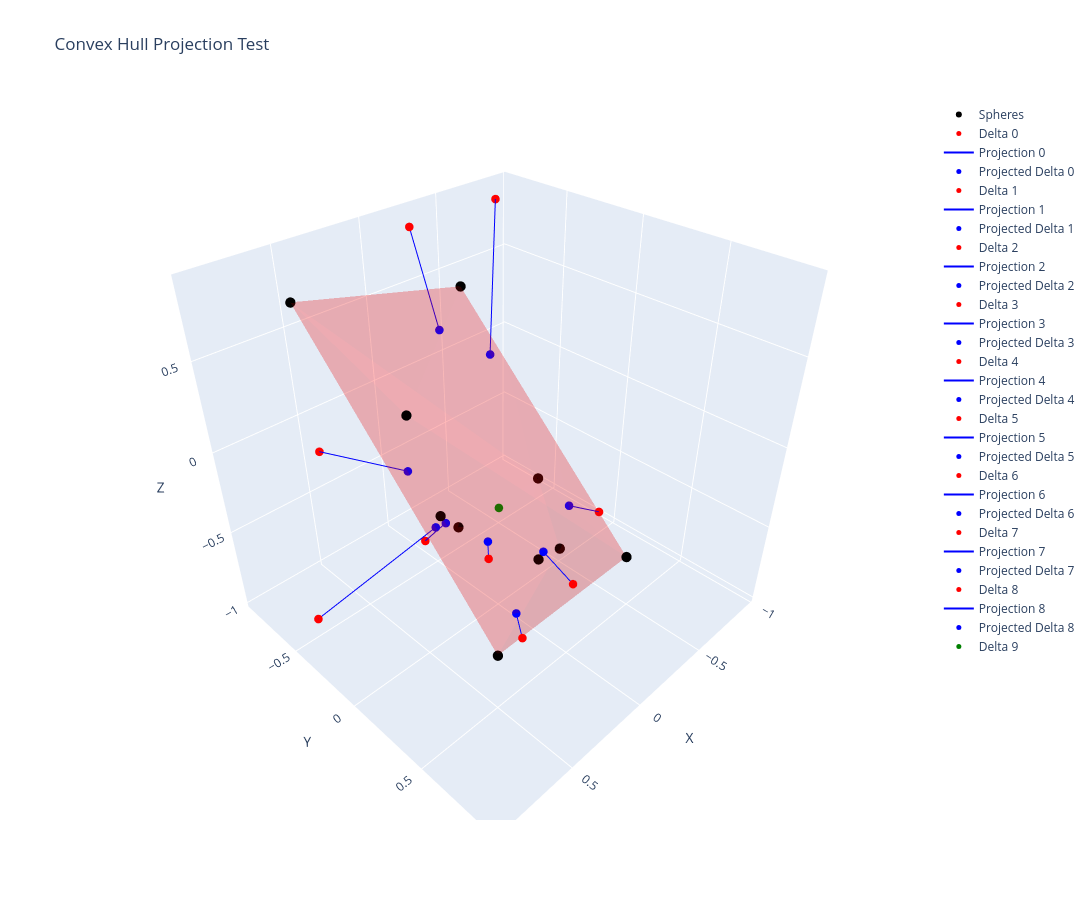

The notebook cell saved with this chart:
### Code cell
# Plot spheres, deltas, and projected points
fig = go.Figure()

# Plot sphere positions
fig.add_trace(go.Scatter3d(x=positions[:, 0], y=positions[:, 1], z=positions[:, 2],
                           mode='markers', marker=dict(size=6, color='black'), name='Spheres'))

# Compute and plot the convex hull
hull = ConvexHull(positions)

for simplex in hull.simplices:
    # Get the vertices of the current face (triangle)
    v0, v1, v2 = positions[simplex]
    
    # Create a face (triangle) for the convex hull
    fig.add_trace(go.Mesh3d(x=[v0[0], v1[0], v2[0]], y=[v0[1], v1[1], v2[1]], z=[v0[2], v1[2], v2[2]],
                           color='rgba(255, 0, 0, 0.3)', opacity=0.5, name="Convex Hull Face"))


# Plot deltas (red if outside, green if inside)
for i in range(num_deltas):
    color = 'green' if is_inside[i] else 'red'
    fig.add_trace(go.Scatter3d(x=[deltas[i, 0]], y=[deltas[i, 1]], z=[deltas[i, 2]],
                               mode='markers', marker=dict(size=5, color=color),
                               name=f'Delta {i}'))
    
    if not is_inside[i]:  # Only draw projections for outside points
        fig.add_trace(go.Scatter3d(x=[deltas[i, 0], projected_deltas[i, 0]],
                                   y=[deltas[i, 1], projected_deltas[i, 1]],
                                   z=[deltas[i, 2], projected_deltas[i, 2]],
                                   mode='lines', line=dict(color='blue', width=2),
                                   name=f'Projection {i}'))
        fig.add_trace(go.Scatter3d(x=[projected_deltas[i, 0]], y=[projected_deltas[i, 1]],
                                   z=[projected_deltas[i, 2]], mode='markers',
                                   marker=dict(size=5, color='blue'),
                                   name=f'Projected Delta {i}'))

fig.update_layout(title='Convex Hull Projection Test',
                  width=1100,
                  height=900,
                  scene=dict(xaxis_title='X', yaxis_title='Y', zaxis_title='Z'))
fig.show()

### Figure 1 — Plotly figure (JSON) as saved in the notebook; plotly's stock layout.template omitted (floating-point values rounded to 4 significant figures)
{"data": [{"marker": {"color": "black", "size": 6}, "mode": "markers", "name": "Spheres", "type": "scatter3d", "x": [0.0938, 0.1807, -0.1385, 0.5205, 0.7969, -0.188, 0.5636, -0.2757, -0.1432, -0.9534], "y": [0.8711, -0.2399, -0.3879, 0.5221, 0.3338, -0.5223, -0.754, 0.1909, 0.1593, -0.5899], "z": [-0.0787, -0.4406, 0.6889, -0.6294, 0.7076, -0.8974, 0.7169, -0.6782, -0.6917, -0.9735]}, {"color": "rgba(255, 0, 0, 0.3)", "name": "Convex Hull Face", "opacity": 0.5, "type": "mesh3d", "x": [0.5205, 0.5636, 0.7969], "y": [0.5221, -0.754, 0.3338], "z": [-0.6294, 0.7169, 0.7076]}, {"color": "rgba(255, 0, 0, 0.3)", "name": "Convex Hull Face", "opacity": 0.5, "type": "mesh3d", "x": [0.5205, 0.0938, 0.7969], "y": [0.5221, 0.8711, 0.3338], "z": [-0.6294, -0.0787, 0.7076]}, {"color": "rgba(255, 0, 0, 0.3)", "name": "Convex Hull Face", "opacity": 0.5, "type": "mesh3d", "x": [-0.1385, 0.5636, -0.9534], "y": [-0.3879, -0.754, -0.5899], "z": [0.6889, 0.7169, -0.9735]}, {"color": "rgba(255, 0, 0, 0.3)", "name": "Convex Hull Face", "opacity": 0.5, "type": "mesh3d", "x": [-0.1385, 0.0938, -0.9534], "y": [-0.3879, 0.8711, -0.5899], "z": [0.6889, -0.0787, -0.9735]}, {"color": "rgba(255, 0, 0, 0.3)", "name": "Convex Hull Face", "opacity": 0.5, "type": "mesh3d", "x": [-0.1385, 0.5636, 0.7969], "y": [-0.3879, -0.754, 0.3338], "z": [0.6889, 0.7169, 0.7076]}, {"color": "rgba(255, 0, 0, 0.3)", "name": "Convex Hull Face", "opacity": 0.5, "type": "mesh3d", "x": [-0.1385, 0.0938, 0.7969], "y": [-0.3879, 0.8711, 0.3338], "z": [0.6889, -0.0787, 0.7076]}, {"color": "rgba(255, 0, 0, 0.3)", "name": "Convex Hull Face", "opacity": 0.5, "type": "mesh3d", "x": [-0.188, 0.5636, -0.9534], "y": [-0.5223, -0.754, -0.5899], "z": [-0.8974, 0.7169, -0.9735]}, {"color": "rgba(255, 0, 0, 0.3)", "name": "Convex Hull Face", "opacity": 0.5, "type": "mesh3d", "x": [-0.188, 0.5205, -0.9534], "y": [-0.5223, 0.5221, -0.5899], "z": [-0.8974, -0.6294, -0.9735]}, {"color": "rgba(255, 0, 0, 0.3)", "name": "Convex Hull Face", "opacity": 0.5, "type": "mesh3d", "x": [-0.188, 0.5205, 0.5636], "y": [-0.5223, 0.5221, -0.754], "z": [-0.8974, -0.6294, 0.7169]}, {"color": "rgba(255, 0, 0, 0.3)", "name": "Convex Hull Face", "opacity": 0.5, "type": "mesh3d", "x": [-0.2757, 0.0938, -0.9534], "y": [0.1909, 0.8711, -0.5899], "z": [-0.6782, -0.0787, -0.9735]}, {"color": "rgba(255, 0, 0, 0.3)", "name": "Convex Hull Face", "opacity": 0.5, "type": "mesh3d", "x": [-0.2757, 0.5205, -0.9534], "y": [0.1909, 0.5221, -0.5899], "z": [-0.6782, -0.6294, -0.9735]}, {"color": "rgba(255, 0, 0, 0.3)", "name": "Convex Hull Face", "opacity": 0.5, "type": "mesh3d", "x": [-0.2757, 0.5205, 0.0938], "y": [0.1909, 0.5221, 0.8711], "z": [-0.6782, -0.6294, -0.0787]}, {"marker": {"color": "red", "size": 5}, "mode": "markers", "name": "Delta 0", "type": "scatter3d", "x": [-0.1904], "y": [-0.8093], "z": [0.8555]}, {"line": {"color": "blue", "width": 2}, "mode": "lines", "name": "Projection 0", "type": "scatter3d", "x": [-0.1904, -0.09793], "y": [-0.8093, -0.5087], "z": [0.8555, 0.4314]}, {"marker": {"color": "blue", "size": 5}, "mode": "markers", "name": "Projected Delta 0", "type": "scatter3d", "x": [-0.09793], "y": [-0.5087], "z": [0.4314]}, {"marker": {"color": "red", "size": 5}, "mode": "markers", "name": "Delta 1", "type": "scatter3d", "x": [-0.7755], "y": [-0.7954], "z": [0.8591]}, {"line": {"color": "blue", "width": 2}, "mode": "lines", "name": "Projection 1", "type": "scatter3d", "x": [-0.7755, -0.3218], "y": [-0.7954, -0.379], "z": [0.8591, 0.2587]}, {"marker": {"color": "blue", "size": 5}, "mode": "markers", "name": "Projected Delta 1", "type": "scatter3d", "x": [-0.3218], "y": [-0.379], "z": [0.2587]}, {"marker": {"color": "red", "size": 5}, "mode": "markers", "name": "Delta 2", "type": "scatter3d", "x": [0.4392], "y": [-0.9022], "z": [-0.233]}, {"line": {"color": "blue", "width": 2}, "mode": "lines", "name": "Projection 2", "type": "scatter3d", "x": [0.4392, 0.2236], "y": [-0.9022, -0.4308], "z": [-0.233, -0.23]}, {"marker": {"color": "blue", "size": 5}, "mode": "markers", "name": "Projected Delta 2", "type": "scatter3d", "x": [0.2236], "y": [-0.4308], "z": [-0.23]}, {"marker": {"color": "red", "size": 5}, "mode": "markers", "name": "Delta 3", "type": "scatter3d", "x": [0.5293], "y": [0.6812], "z": [-0.3877]}, {"line": {"color": "blue", "width": 2}, "mode": "lines", "name": "Projection 3", "type": "scatter3d", "x": [0.5293, 0.4592], "y": [0.6812, 0.5764], "z": [-0.3877, -0.3645]}, {"marker": {"color": "blue", "size": 5}, "mode": "markers", "name": "Projected Delta 3", "type": "scatter3d", "x": [0.4592], "y": [0.5764], "z": [-0.3645]}, {"marker": {"color": "red", "size": 5}, "mode": "markers", "name": "Delta 4", "type": "scatter3d", "x": [-0.6899], "y": [0.1203], "z": [-0.7016]}, {"line": {"color": "blue", "width": 2}, "mode": "lines", "name": "Projection 4", "type": "scatter3d", "x": [-0.6899, -0.4767], "y": [0.1203, 0.07337], "z": [-0.7016, -0.5642]}, {"marker": {"color": "blue", "size": 5}, "mode": "markers", "name": "Projected Delta 4", "type": "scatter3d", "x": [-0.4767], "y": [0.07337], "z": [-0.5642]}, {"marker": {"color": "red", "size": 5}, "mode": "markers", "name": "Delta 5", "type": "scatter3d", "x": [0.5078], "y": [0.9219], "z": [0.0745]}, {"line": {"color": "blue", "width": 2}, "mode": "lines", "name": "Projection 5", "type": "scatter3d", "x": [0.5078, 0.377], "y": [0.9219, 0.6491], "z": [0.0745, -0.01101]}, {"marker": {"color": "blue", "size": 5}, "mode": "markers", "name": "Projected Delta 5", "type": "scatter3d", "x": [0.377], "y": [0.6491], "z": [-0.01101]}, {"marker": {"color": "red", "size": 5}, "mode": "markers", "name": "Delta 6", "type": "scatter3d", "x": [0.6897], "y": [0.6442], "z": [0.1437]}, {"line": {"color": "blue", "width": 2}, "mode": "lines", "name": "Projection 6", "type": "scatter3d", "x": [0.6897, 0.5602], "y": [0.6442, 0.5063], "z": [0.1437, 0.06905]}, {"marker": {"color": "blue", "size": 5}, "mode": "markers", "name": "Projected Delta 6", "type": "scatter3d", "x": [0.5602], "y": [0.5063], "z": [0.06905]}, {"marker": {"color": "red", "size": 5}, "mode": "markers", "name": "Delta 7", "type": "scatter3d", "x": [0.9283], "y": [-0.3176], "z": [-0.7062]}, {"line": {"color": "blue", "width": 2}, "mode": "lines", "name": "Projection 7", "type": "scatter3d", "x": [0.9283, 0.3116], "y": [-0.3176, -0.1248], "z": [-0.7062, -0.3718]}, {"marker": {"color": "blue", "size": 5}, "mode": "markers", "name": "Projected Delta 7", "type": "scatter3d", "x": [0.3116], "y": [-0.1248], "z": [-0.3718]}, {"marker": {"color": "red", "size": 5}, "mode": "markers", "name": "Delta 8", "type": "scatter3d", "x": [0.06529], "y": [-0.5247], "z": [-0.8516]}, {"line": {"color": "blue", "width": 2}, "mode": "lines", "name": "Projection 8", "type": "scatter3d", "x": [0.06529, 0.058], "y": [-0.5247, -0.3454], "z": [-0.8516, -0.6199]}, {"marker": {"color": "blue", "size": 5}, "mode": "markers", "name": "Projected Delta 8", "type": "scatter3d", "x": [0.058], "y": [-0.3454], "z": [-0.6199]}, {"marker": {"color": "green", "size": 5}, "mode": "markers", "name": "Delta 9", "type": "scatter3d", "x": [0.3264], "y": [0.3352], "z": [0.01776]}], "layout": {"height": 900, "scene": {"xaxis": {"title": {"text": "X"}}, "yaxis": {"title": {"text": "Y"}}, "zaxis": {"title": {"text": "Z"}}}, "title": {"text": "Convex Hull Projection Test"}, "width": 1100}}
